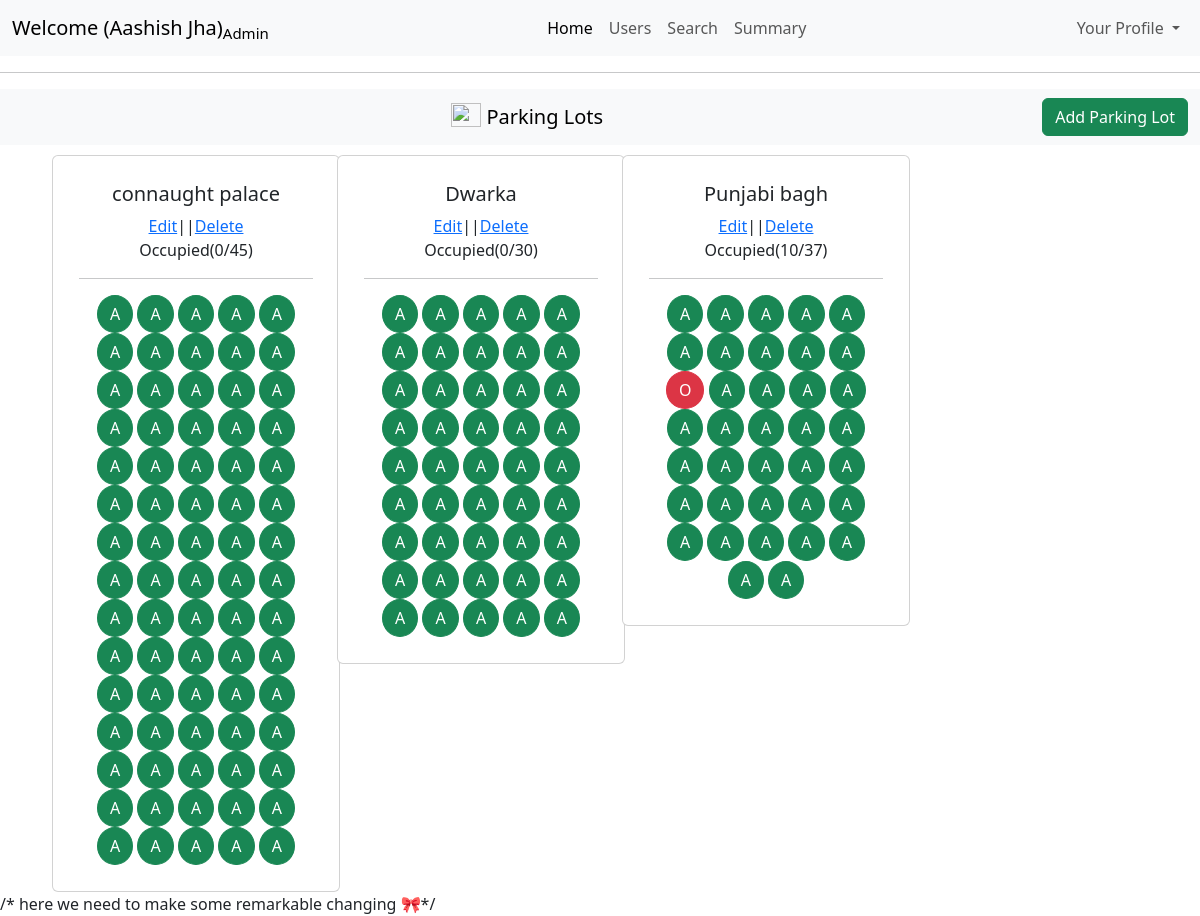
The app's page /admin/dashboard (signed in) with its own data.
### models/models.py (models this page shows)
class ParkingLot(db.Model):
    id=db.Column(db.Integer(),primary_key=True)
    location_name = db.Column(db.String(250),nullable=False)
    pincode=db.Column(db.Integer(),nullable=False)
    price=db.Column(db.Integer(),nullable=False)
    max_spots=db.Column(db.Integer(),nullable=False)
    address=db.Column(db.String(250),nullable=False)
    occupied=db.Column(db.Integer(),default=0)

class ParkingSpot(db.Model):
    id=db.Column(db.Integer(),primary_key=True)
    lotid=db.Column(db.Integer(),nullable=False)
    status = db.Column(db.String(5),default="A")
    veichleNumber=db.Column(db.String(50),nullable=True)

### controllers/controllers.py (the view)
@controllers.route("/admin/dashboard", methods=['GET','POST'])
def admindashboard():
    status = session.get("status")
    if status is not None and int(status) > 0:
        parkingspot=ParkingSpot.query.all()
        lotandspotstructure={}
        for spot in parkingspot:
            if spot.lotid not in lotandspotstructure:
                lotandspotstructure[spot.lotid]=[]
            lotandspotstructure[spot.lotid].append(spot)
        distinctlotids=list(lotandspotstructure.keys())
        lots=ParkingLot.query.filter(ParkingLot.id.in_(distinctlotids)).all()
        thefinalcards=[]
        for lot in lots:
            thefinalcards.append(
                {
                    'lot': lot,
                    'spots': lotandspotstructure[lot.id]
                }
            )
        print("ram")
        return render_template("admindashboard.html",fullname=session["fullname"]
                            ,status=session["status"],
                            role=session["role"],thefinalcards=thefinalcards)
    else:
        return redirect("/login")

### templates/adminDashboard.html (shortened to what this page needs)
<!DOCTYPE html>
<html lang="en">
<head>
    <link href="https://cdn.jsdelivr.net/npm/bootstrap@5.3.7/dist/css/bootstrap.min.css" rel="stylesheet">
</head>
<body>
    <nav class="navbar navbar-expand-lg bg-body-tertiary">
  <div class="container-fluid">
    <a class="navbar-brand " href="#">Welcome ({{session['fullname']}})<sub>Admin</sub></a>
    <div class="collapse navbar-collapse" id="navbarNavDropdown">
      <ul class="navbar-nav ms-auto">
        <li class="nav-item">
          <a class="nav-link active" aria-current="page" href="#">Home</a>
        </li>
        <li class="nav-item">
          <a class="nav-link" href="/admin/dashboard/users">Users</a>
        </li>
        <li class="nav-item">
          <a class="nav-link" href="/admin/dashboard/search">Search</a>
        </li>
        <li class="nav-item">
          <a class="nav-link" href="/admin/dashboard/summary">Summary</a>
        </li>
    </ul>
    <ul class="navbar-nav ms-auto">
        <li class="nav-item dropdown">
          <a class="nav-link dropdown-toggle" href="#" role="button" data-bs-toggle="dropdown" aria-expanded="false">
            Your Profile
          </a>
        </li>
      </ul>
    </div>
  </div>
</nav>
<hr>
<nav class="navbar bg-body-tertiary">
  <div class="container-fluid text-center">
    <a class="navbar-brand mx-auto " href="#">
      <img src="https://images.pexels.com/photos/164634/pexels-photo-164634.jpeg?_gl=1*1rfblvq*_ga*MTY5NDc0NzA3NC4xNzUzMjk4NzE5*_ga_8JE65Q40S6*czE3NTMyOTg3MTgkbzEkZzEkdDE3NTMyOTg3MjMkajU1JGwwJGgw" width="30" height="24" class="d-inline-block align-text-top" style="align-content: center;">
      Parking Lots
    </a>
<a href="/admin/dashboard/addparkinglot" class="btn btn-success">
  Add Parking Lot
</a>  </div>
</nav>
<div class="container">
    <div class="row">
      {% for thecard in thefinalcards %}
      {%set lot = thecard.lot %}
      {%set spots = thecard.spots %}
        <div class="col-md-3 col-sm-6">
        <div class="card " style="width: 18rem;  margin-left: 10px; margin-top: 10px;">
        <div class="card-body text-center" style="margin:10px">
        <h5 class="card-title">{{lot.location_name}}</h5>
        <span style="align-content: center;"><a href="/admin/dashboard/editlot/{{ lot.id }}">Edit</a>||<a href="/admin/dashboard/deletelot/{{ lot.id }}">Delete</a></span>
        <p>Occupied({{lot.occupied}}/{{lot.max_spots}})</p>
        <hr>
     {% for spot in spots %}
     {% if spot.status == "O" %}
    <a type="button" class="btn btn-danger" style="border-radius: 50%;" href="/admin/dashboard/view/{{spot.id}}">O</a>
    {% else %}
    <a type="button" class="btn btn-success" style="border-radius: 50%;" href="/admin/dashboard/view/{{spot.id}}">A</a>
     {% endif %}
     {%endfor%}
    </div>
    </div>
    </div>
     {% endfor %}
  </div>
</div>
</body>
</html>

### records on screen
ParkingLot: location_name "connaught palace", occupied "0", max_spots "45"
ParkingLot: location_name "Dwarka", occupied "0", max_spots "30"
ParkingLot: location_name "Punjabi bagh", occupied "10", max_spots "37"

### other values on screen
{{ session['fullname'] }} "Aashish Jha"
